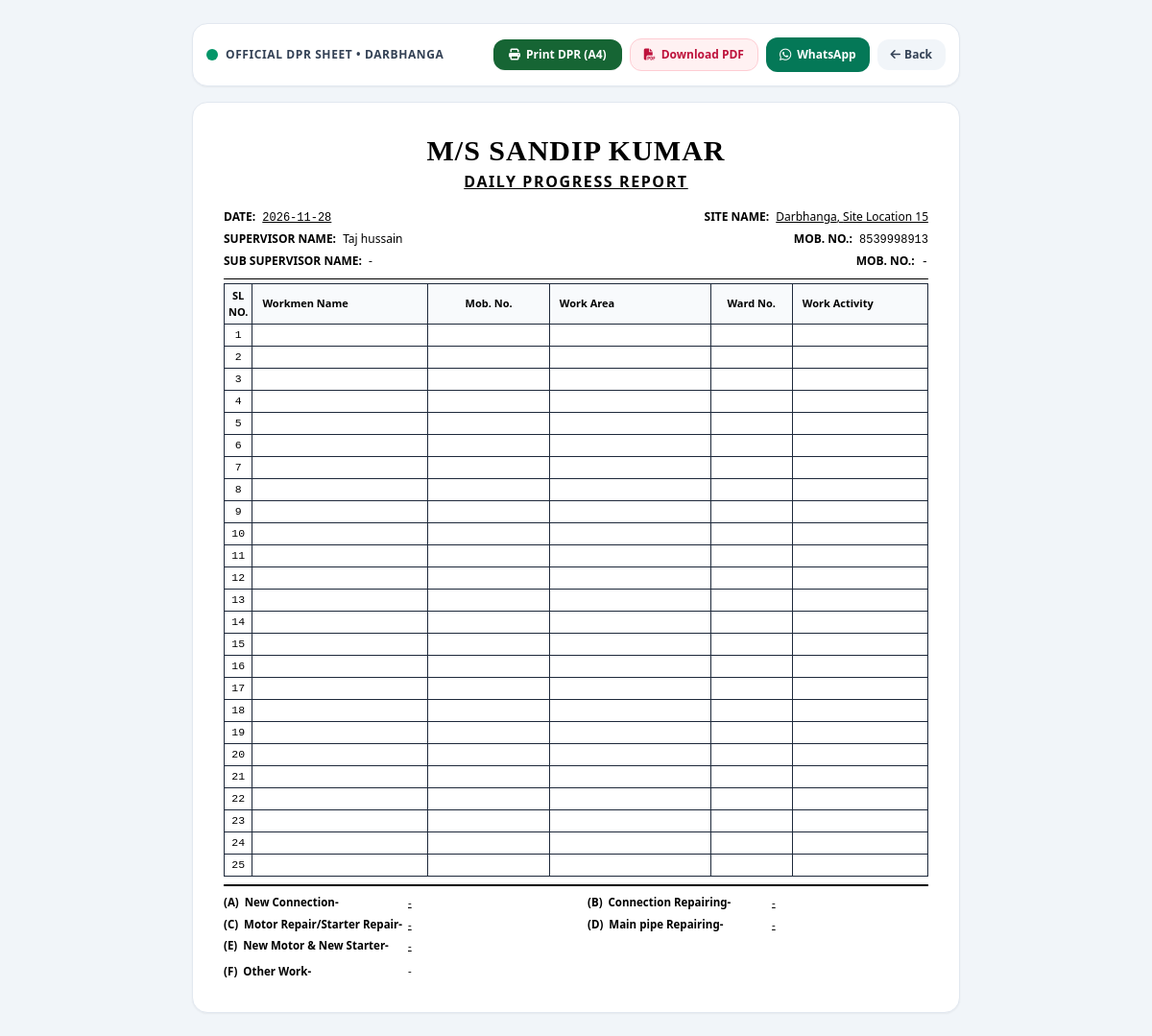
The app's page /dpr/print-sheet (signed in) with its own data.
### tables this page shows
CREATE TABLE sites (
        id INTEGER PRIMARY KEY AUTOINCREMENT,
        code TEXT UNIQUE NOT NULL,
        name TEXT NOT NULL,
        location TEXT,
        supervisor TEXT,
        contact TEXT,
        status TEXT DEFAULT 'Active',
        created_at TIMESTAMP DEFAULT CURRENT_TIMESTAMP
    , incharge TEXT, incharge_phone TEXT, latitude REAL, longitude REAL, geo_radius INTEGER DEFAULT 500, pin TEXT DEFAULT '', initial_month TEXT);

### app.py (the view)
@app.route("/dpr/print-sheet")
def dpr_sheet_print_view():
    import json
    now_utc = datetime.datetime.now(datetime.timezone.utc)
    ist_now = now_utc + datetime.timedelta(hours=5, minutes=30)
    today = ist_now.strftime("%Y-%m-%d")
    selected_date = request.args.get("date") or today
    raw_site_id = request.args.get("site_id")
    user_role = session.get("role")
    user_site_id = session.get("site_id") or session.get("locked_site_id")
    is_supervisor_mode = (user_role == "supervisor") or (bool(user_site_id) and user_role != "owner")
    if is_supervisor_mode:
        site_id = int(user_site_id)
    elif raw_site_id and raw_site_id.isdigit():
        site_id = int(raw_site_id)
    else:
        site_id = 15  # Default to Darbhanga / Singhia if none specified
    sheet = database.get_daily_dpr_sheet(site_id, selected_date)
    site = database.get_site_by_id(site_id)
    if not sheet:
        sheet = {
            "site_id": site_id,
            "site_name": site["name"] if site else "Water Supply Site",
            "site_code": site["code"] if site else "SITE",
            "site_location": site.get("location", "") if site else "",
            "report_date": selected_date,
            "supervisor_name": site.get("supervisor", "") if site else "",
            "supervisor_phone": site.get("contact", "") if site else "",
            "sub_supervisor_name": "",
            "sub_supervisor_phone": "",
            "new_connection": "",
            "connection_repairing": "",
            "motor_starter_repair": "",
            "main_pipe_repairing": "",
            "new_motor_starter": "",
            "other_work": ""
        }
        rows = []
    else:
        try:
            rows = json.loads(sheet.get("rows_json") or "[]")
        except Exception:
            rows = []
    return render_template(
        "dpr_sheet_print.html",
        sheet=sheet,
        rows=rows,
        selected_date=selected_date
    )

### app.py (called while the page is built)
@app.after_request
def add_cors_headers(response):
    response.headers["Access-Control-Allow-Origin"] = "*"
    response.headers["Access-Control-Allow-Methods"] = "GET, POST, OPTIONS, PUT, DELETE"
    response.headers["Access-Control-Allow-Headers"] = "Content-Type, X-Admin-PIN"
    if "text/html" in response.headers.get("Content-Type", ""):
        response.headers["Cache-Control"] = "no-cache, no-store, must-revalidate"
        response.headers["Pragma"] = "no-cache"
        response.headers["Expires"] = "0"
    return response

### database.py (called while the page is built)
def db_retry(max_retries=6, delay=0.25):
    def decorator(func):
        @wraps(func)
        def wrapper(*args, **kwargs):
            last_err = None
            for attempt in range(max_retries):
                try:
                    return func(*args, **kwargs)
                except sqlite3.OperationalError as e:
                    err_str = str(e).lower()
                    if ("locked" in err_str or "busy" in err_str) and attempt < max_retries - 1:
                        last_err = e
                        time.sleep(delay * (attempt + 1))
                    else:
                        raise
            if last_err:
                raise last_err
        return wrapper
    return decorator

def get_db():
    conn = sqlite3.connect(DB_PATH, timeout=60.0)
    conn.row_factory = sqlite3.Row
    try:
        conn.execute("PRAGMA journal_mode=WAL;")
        conn.execute("PRAGMA busy_timeout=60000;")
        conn.execute("PRAGMA synchronous=NORMAL;")
    except Exception:
        pass
    return conn

def get_all_sites():
    conn = get_db()
    cursor = conn.cursor()
    cursor.execute("SELECT * FROM sites ORDER BY id ASC")
    sites = [dict(row) for row in cursor.fetchall()]
    conn.close()
    return sites

def get_site_by_id(site_id):
    conn = get_db()
    cursor = conn.cursor()
    cursor.execute("SELECT * FROM sites WHERE id = ?", (site_id,))
    site = cursor.fetchone()
    conn.close()
    return dict(site) if site else None

@db_retry()
def get_open_complaints_count(site_id=None):
    conn = get_db()
    cursor = conn.cursor()
    if site_id:
        cursor.execute("SELECT COUNT(*) FROM site_complaints WHERE site_id = ? AND status = 'open'", (int(site_id),))
    else:
        cursor.execute("SELECT COUNT(*) FROM site_complaints WHERE status = 'open'")
    cnt = cursor.fetchone()[0]
    conn.close()
    return cnt or 0

### templates/dpr_sheet_print.html (shortened to what this page needs)
<!DOCTYPE html>
<html lang="hi">
<head>
    <script src="https://cdn.tailwindcss.com"></script>
    <link rel="stylesheet" href="https://cdnjs.cloudflare.com/ajax/libs/font-awesome/6.4.0/css/all.min.css">
</head>
<body class="bg-slate-100 text-slate-900 font-sans p-3 sm:p-6 print:p-0">
    <div class="no-print max-w-[800px] mx-auto mb-4 bg-white p-3.5 rounded-2xl shadow-sm border border-slate-200 flex flex-wrap items-center justify-between gap-2.5">
        <div class="flex items-center gap-2">
            <span class="w-3 h-3 rounded-full bg-emerald-600"></span>
            <span class="text-xs font-black uppercase tracking-wider text-slate-700">Official DPR Sheet &bull; {{ sheet.site_name }}</span>
        </div>
        <div class="flex items-center gap-2 flex-wrap">
            <button onclick="window.print()" class="px-4 py-2 rounded-xl bg-[#166534] hover:bg-[#14532D] text-white text-xs font-black shadow-sm transition flex items-center gap-1.5 cursor-pointer">
                <i class="fa-solid fa-print"></i>
                <span>Print DPR (A4)</span>
            </button>
            <a href="/export/dpr-sheet-pdf?site_id={{ sheet.site_id }}&date={{ sheet.report_date }}" class="px-3.5 py-2 rounded-xl bg-rose-50 hover:bg-rose-100 text-rose-700 border border-rose-200 text-xs font-bold transition flex items-center gap-1.5">
                <i class="fa-solid fa-file-pdf"></i>
                <span>Download PDF</span>
            </a>
            <button onclick="shareSheetWhatsApp()" class="px-3.5 py-2 rounded-xl bg-emerald-700 hover:bg-emerald-800 text-white text-xs font-bold transition flex items-center gap-1.5 cursor-pointer">
                <i class="fa-brands fa-whatsapp text-sm"></i>
                <span>WhatsApp</span>
            </button>
            <a href="/dpr?date={{ sheet.report_date }}" class="px-3.5 py-2 rounded-xl bg-slate-100 hover:bg-slate-200 text-slate-700 text-xs font-bold transition flex items-center gap-1">
                <i class="fa-solid fa-arrow-left"></i>
                <span>Back</span>
            </a>
        </div>
    </div>
    <div class="max-w-[800px] mx-auto bg-white p-6 sm:p-8 rounded-2xl shadow-sm border border-slate-200 print:border-none print:shadow-none print:p-0 print:rounded-none text-black">
        <div class="text-center pb-2">
            <h1 class="text-2xl sm:text-3xl font-black tracking-wide text-black uppercase font-serif" style="letter-spacing: 1px;">
                M/S SANDIP KUMAR
            </h1>
            <h2 class="text-sm sm:text-base font-black tracking-widest text-black uppercase underline mt-0.5">
                DAILY PROGRESS REPORT
            </h2>
        </div>
        <div class="mt-2 pb-2 text-[11px] sm:text-[12px] font-bold text-black border-b border-black">
            <div class="grid grid-cols-2 gap-x-4 gap-y-1">
                <div>
                    <span>DATE:</span>
                    <span class="font-normal font-mono underline ml-1">{{ sheet.report_date }}</span>
                </div>
                <div class="text-right">
                    <span>SITE NAME:</span>
                    <span class="font-normal underline ml-1">{{ sheet.site_name }}{% if sheet.site_location %}, {{ sheet.site_location }}{% endif %}</span>
                </div>
                <div>
                    <span>SUPERVISOR NAME:</span>
                    <span class="font-normal ml-1">{{ sheet.supervisor_name or '-' }}</span>
                </div>
                <div class="text-right">
                    <span>MOB. NO.:</span>
                    <span class="font-normal font-mono ml-1">{{ sheet.supervisor_phone or '-' }}</span>
                </div>
                <div>
                    <span>SUB SUPERVISOR NAME:</span>
                    <span class="font-normal ml-1">{{ sheet.sub_supervisor_name or '-' }}</span>
                </div>
                <div class="text-right">
                    <span>MOB. NO.:</span>
                    <span class="font-normal font-mono ml-1">{{ sheet.sub_supervisor_phone or '-' }}</span>
                </div>
            </div>
        </div>
        <table class="w-full text-left text-[11px] sm:text-[11.5px] border-collapse sheet-table mt-1">
            <thead>
                <tr class="text-black font-black text-center bg-slate-50 print:bg-transparent text-[11px]">
                    <th class="py-1 px-1 w-10 text-center">SL<br/>NO.</th>
                    <th class="py-1 px-2.5 w-[26%] text-left">Workmen Name</th>
                    <th class="py-1 px-2 w-[18%] text-center">Mob. No.</th>
                    <th class="py-1 px-2.5 w-[24%] text-left">Work Area</th>
                    <th class="py-1 px-2 w-[12%] text-center">Ward No.</th>
                    <th class="py-1 px-2.5 w-[20%] text-left">Work Activity</th>
                </tr>
            </thead>
            <tbody>
                {% for i in range(25) %}
                <tr class="h-[23px] text-black leading-tight">
                    <td class="text-center font-mono py-0.5 px-1">{{ i + 1 }}</td>
                    <td class="py-0.5 px-2.5 font-medium truncate">{{ row.workmen_name if row else '' }}</td>
                    <td class="text-center font-mono py-0.5 px-2">{{ row.mobile_no if row else '' }}</td>
                    <td class="py-0.5 px-2.5 truncate">{{ row.work_area if row else '' }}</td>
                    <td class="text-center font-mono py-0.5 px-2">{{ row.ward_no if row else '' }}</td>
                    <td class="py-0.5 px-2.5 truncate">{{ row.work_activity if row else '' }}</td>
                </tr>
                {% endfor %}
            </tbody>
        </table>
        <div class="mt-2 pt-2 border-t-2 border-black text-[11px] sm:text-[11.5px] font-bold text-black leading-relaxed">
            <div class="grid grid-cols-1 sm:grid-cols-2 gap-x-6 gap-y-1">
                <div class="flex items-start">
                    <span class="w-48 flex-shrink-0 font-bold">(A)&nbsp;&nbsp;New Connection-</span>
                    <span class="font-normal underline flex-grow">{{ sheet.new_connection or '-' }}</span>
                </div>
                <div class="flex items-start">
                    <span class="w-48 flex-shrink-0 font-bold">(B)&nbsp;&nbsp;Connection Repairing-</span>
                    <span class="font-normal underline flex-grow">{{ sheet.connection_repairing or '-' }}</span>
                </div>
                <div class="flex items-start">
                    <span class="w-48 flex-shrink-0 font-bold">(C)&nbsp;&nbsp;Motor Repair/Starter Repair-</span>
                    <span class="font-normal underline flex-grow">{{ sheet.motor_starter_repair or '-' }}</span>
                </div>
                <div class="flex items-start">
                    <span class="w-48 flex-shrink-0 font-bold">(D)&nbsp;&nbsp;Main pipe Repairing-</span>
                    <span class="font-normal underline flex-grow">{{ sheet.main_pipe_repairing or '-' }}</span>
                </div>
                <div class="flex items-start sm:col-span-2">
                    <span class="w-48 flex-shrink-0 font-bold">(E)&nbsp;&nbsp;New Motor &amp; New Starter-</span>
                    <span class="font-normal underline flex-grow">{{ sheet.new_motor_starter or '-' }}</span>
                </div>
                <div class="flex items-start sm:col-span-2 pt-1">
                    <span class="w-48 flex-shrink-0 font-bold">(F)&nbsp;&nbsp;Other Work-</span>
                    <span class="font-normal whitespace-pre-line flex-grow leading-snug">{{ sheet.other_work or '-' }}</span>
                </div>
            </div>
        </div>
    </div>
</body>
</html>

### templates/dpr_sheet_print.html (style rules this page uses)
.sheet-table, .sheet-table th, .sheet-table td { border: 1px solid #1e293b; }

### records on screen
sites: site_name "DARBHANGA", site_name "Darbhanga", site_location "Site Location 15", supervisor "Taj hussain", contact "8539998913"

### other values on screen
{{ sheet.report_date }} "2026-11-28"
{{ sheet.sub_supervisor_name or '-' }} "-"
{{ sheet.sub_supervisor_phone or '-' }} "-"
{{ i + 1 }} "1" "2" "3" "4" "5" "6" "7" "8" "9" "10" "11" "12" "13" "14" "15" "16" "17" "18" "19" "20" "21" "22" "23" "24" "25"
{{ sheet.new_connection or '-' }} "-"
{{ sheet.connection_repairing or '-' }} "-"
{{ sheet.motor_starter_repair or '-' }} "-"
{{ sheet.main_pipe_repairing or '-' }} "-"
{{ sheet.new_motor_starter or '-' }} "-"
{{ sheet.other_work or '-' }} "-"
